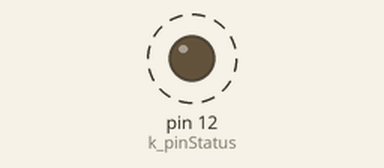
Recording of a sketch running on a simulated Arduino Uno, built with avr-gcc and run on an emulated ATmega328P. Parts: output pins drawn as LEDs (lit = HIGH). Dashed ring = blinking.

Above: at 0.5 s.
Timing chart, 0 to 4.6 s (numbered marks = the images above):
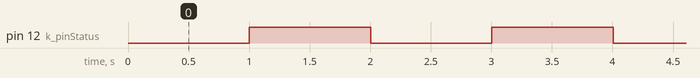

The sketch:

blink.ino
```cpp
// similar to the normal blink sketch
// but blinking the status pin.

const uint8_t k_pinStatus = 12;

unsigned long g_uTimeCurrent = 0;
unsigned long g_uTimePrevious = 0;


void
setup()
{
    Serial.begin( 115200 );
    while ( ! Serial )
        delay( 10 );

    pinMode( k_pinStatus, OUTPUT );
    digitalWrite( k_pinStatus, LOW );

    g_uTimeCurrent = 0;
    g_uTimePrevious = 0;
}


void
loop()
{
    g_uTimeCurrent = millis();
    if ( 1000 < g_uTimeCurrent - g_uTimePrevious )
    {
        g_uTimePrevious = g_uTimeCurrent;

        digitalWrite( k_pinStatus, digitalRead( k_pinStatus ) ? LOW : HIGH );
    }
}
```

Measured:
- by itself, pin 12 (k_pinStatus): alternates HIGH for 1.0 s and LOW for 1.0 s
